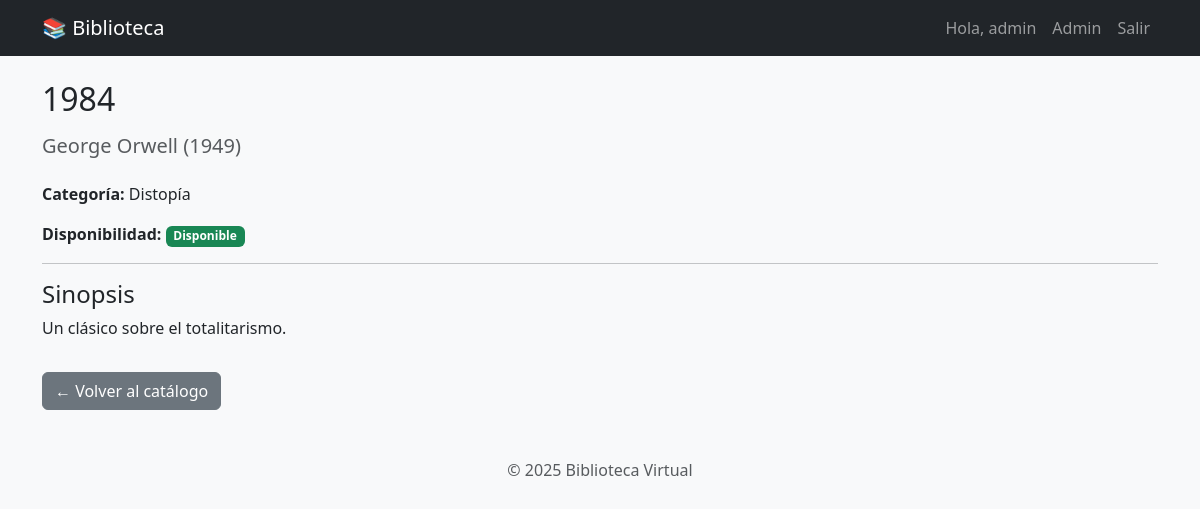
The app's page /libro/2 (signed in) with its own data.
### models/models.py (models this page shows, shortened)
class Usuario(UserMixin, db.Model):
    __tablename__ = 'usuarios'
    id = db.Column(db.Integer, primary_key=True)
    nombre = db.Column(db.String(100), nullable=False)
    correo = db.Column(db.String(120), unique=True, nullable=False)
    contraseña_hash = db.Column(db.String(128), nullable=False)
    identificacion = db.Column(db.String(20), nullable=False)
    rol = db.Column(db.String(20), default='usuario')  # 'usuario' o 'admin'
    def is_admin(self):
        return self.rol == 'admin'

class Libro(db.Model):
    __tablename__ = 'libros'
    id = db.Column(db.Integer, primary_key=True)
    titulo = db.Column(db.String(200), nullable=False)
    autor = db.Column(db.String(100), nullable=False)
    categoria = db.Column(db.String(100))
    sinopsis = db.Column(db.Text)
    anio = db.Column(db.Integer)
    disponible = db.Column(db.Boolean, default=True)

### controllers/main.py (the view)
@main_bp.route('/libro/<int:libro_id>')
def libro_detalle(libro_id):
    libro = Libro.query.get_or_404(libro_id)
    return render_template('libro_detalle.html', libro=libro)

### models/models.py (called while the page is built)
@login_manager.user_loader
def load_user(user_id):
    return Usuario.query.get(int(user_id))

### templates/libro_detalle.html (shortened to what this page needs)
{% extends 'layout.html' %}
{% block content %}
<h2 class="mb-3">{{ libro.titulo }}</h2>
<h5 class="text-muted">{{ libro.autor }} ({{ libro.anio or 's/f' }})</h5>
<p class="mt-4"><strong>Categoría:</strong> {{ libro.categoria or 'Sin categoría' }}</p>
<p><strong>Disponibilidad:</strong>
  <span class="badge {{ 'bg-success' if libro.disponible else 'bg-danger' }}">
    {{ 'Disponible' if libro.disponible else 'No disponible' }}
  </span>
</p>
<hr>
<h4>Sinopsis</h4>
<p>{{ libro.sinopsis or 'Sin sinopsis disponible.' }}</p>
<a href="{{ url_for('main.index') }}" class="btn btn-secondary mt-3">← Volver al catálogo</a>
{% endblock %}

### templates/layout.html (shortened to what this page needs)
<!DOCTYPE html>
<html lang="es">
<head>
  <link href="https://cdn.jsdelivr.net/npm/bootstrap@5.3.2/dist/css/bootstrap.min.css" rel="stylesheet">
  <link href="{{ url_for('static', filename='css/style.css') }}" rel="stylesheet">
</head>
<body class="bg-light">
  <nav class="navbar navbar-expand-lg navbar-dark bg-dark mb-4">
    <div class="container">
      <a class="navbar-brand" href="{{ url_for('main.index') }}">📚 Biblioteca</a>
      <div class="collapse navbar-collapse">
        <ul class="navbar-nav ms-auto">
          {% if current_user.is_authenticated %}
            <li class="nav-item">
              <a class="nav-link" href="#">Hola, {{ current_user.nombre }}</a>
            </li>
            {% if current_user.is_admin() %}
              <li class="nav-item">
                <a class="nav-link" href="{{ url_for('main.admin') }}">Admin</a>
              </li>
            {% endif %}
            <li class="nav-item">
              <a class="nav-link" href="{{ url_for('main.logout') }}">Salir</a>
            </li>
          {% endif %}
        </ul>
      </div>
    </div>
  </nav>
  <div class="container">
    {% block content %}{% endblock %}
  </div>
  <footer class="text-center mt-5 text-muted">
    <p>&copy; 2025 Biblioteca Virtual</p>
  </footer>
</body>
</html>

### static/css/style.css (style rules this page uses)
body { font-family: 'Segoe UI', Tahoma, Geneva, Verdana, sans-serif; }
footer { margin-top: 3rem; }

### records on screen
Usuario: nombre "admin"
Libro: titulo "1984", autor "George Orwell", anio "1949", categoria "Distopía", disponible "Disponible", sinopsis "Un clásico sobre el totalitarismo."
